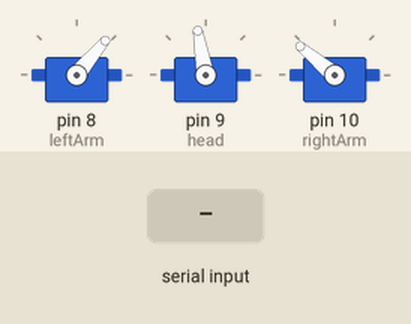
A sketch run on a simulated Arduino Uno, built with avr-gcc and run on an emulated ATmega328P. Parts: 3 × servo. Inputs (shaded band) come from the test bench.

Above: at 1.2 s.
1.3 s: "0\n" received over Serial
At 1.8 s:
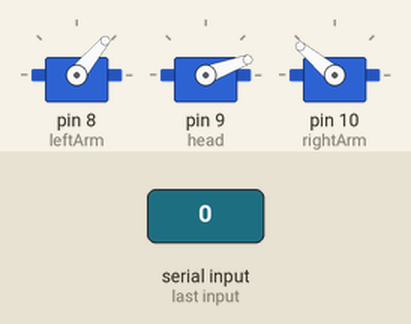
2.8 s: "1\n" received over Serial
At 4.0 s:
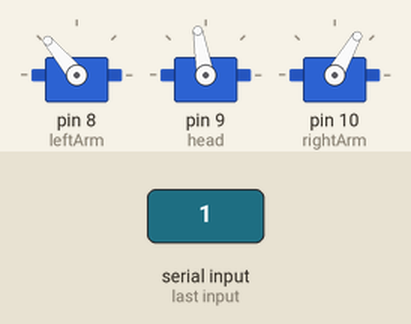
4.3 s: "2\n" received over Serial
At 5.3 s:
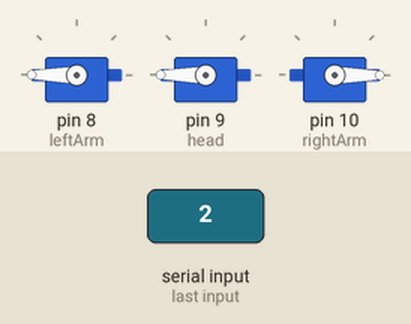
5.8 s: "1,90\n" received over Serial
At 6.4 s:
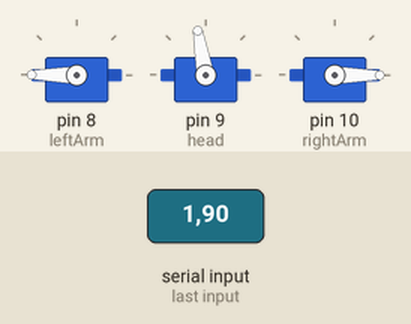
7.3 s: "1,90,45\n" received over Serial
At 7.6 s:
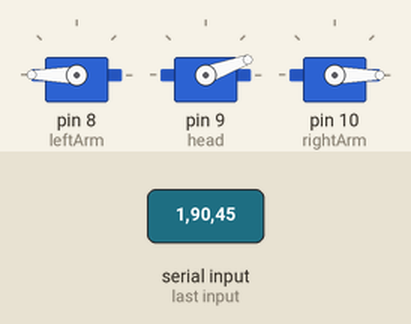
8.8 s: "30,150\n" received over Serial
At 9.9 s:
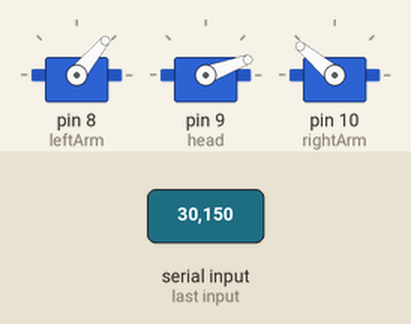
Timing chart, 0 to 11.3 s (numbered marks = the images above; inputs shaded):
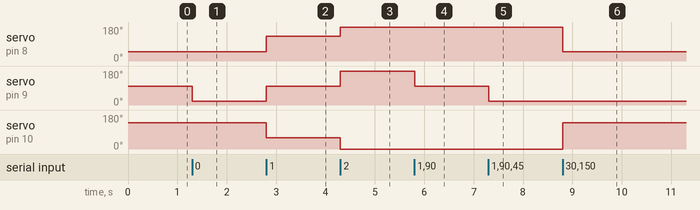

The sketch:

Robot.ino
```cpp
#include <Servo.h>
Servo leftArm;
Servo head;
Servo rightArm;

int leftArmDownAngle = 50;
int leftArmStraightAngle = 130;
int leftArmUpAngle = 180;

int rightArmDownAngle = 140;
int rightArmStraightAngle = 60;
int rightArmUpAngle = 0;

int headLeft = 20;
int headStraightAngle = 100;
int headRight = 180;

// default signals
int signals[3] = {leftArmDownAngle, headStraightAngle, rightArmDownAngle};

// available states (down, straight, up) for each part
int leftArmStates[3] = {leftArmDownAngle,leftArmStraightAngle,leftArmUpAngle};
int rightArmStates[3] = {rightArmDownAngle,rightArmStraightAngle,rightArmUpAngle};
int headStates[3] = {headLeft, headStraightAngle, headRight};

// incoming signal as string
String value;

// Function to ~ convert "1,20,300" to [1, 20, 300]
void setSignal(String message, int (&arr)[3]) {
  String part1 = message;
  String part2 = message;
  int commaIndex;
  for(int i = 0; i < 3; i++) {
     commaIndex = part1.indexOf(',');
     part1 = message.substring(0, commaIndex);
    message = message.substring(commaIndex+1);
    arr[i] = part1.toInt();
  }
  arr[2] = message.toInt();
}

// factor represents sensitivity for the decision of moving any part
int factor = 800;

// The following map functions, maps the signal into an angle
// (i.e. 0 = head->left  or arm->down, 1 = head->straight, etc..)

int mapHead(int x) {
  return map(x, 0.4*800, 0.6*300, headLeft, headRight);
}
int mapLeftArm(int x) {
  return map(x, 0, 0.6*factor, leftArmDownAngle, leftArmUpAngle);
}

int mapRightArm(int x) {
  return map(x, 0, 0.6*factor, rightArmDownAngle, rightArmUpAngle);
}


// The following 3 functions are used to move robot parts
// based on the received signal
// Implementation can be improved by generalizing a function
// to do the job of those 3 functions

void moveHead(int x) {
  if(x == 0) {
    head.write(headLeft);
  }
  else if(x == 1){
    head.write(headStraightAngle);
  }
  else if(x == 2){
    head.write(headRight);
  }

}


void moveLeftArm(int x) {
  if(x == 0) {
    leftArm.write(leftArmDownAngle);
  }
  else if(x == 1){
    leftArm.write(leftArmStraightAngle);
  }
  else if(x == 2){
    leftArm.write(leftArmUpAngle);
  }

}

void moveRightArm(int x) {
  if(x == 0) {
    rightArm.write(rightArmDownAngle);
  }
  else if(x == 1){
    rightArm.write(rightArmStraightAngle);
  }
  else if(x == 2){
    rightArm.write(rightArmUpAngle);
  }

}

void setup() {

  // Set pins
  leftArm.attach(8);
  head.attach(9);
  rightArm.attach(10);

  // Initialize robot pose (arms down, head straight)
  leftArm.write(leftArmDownAngle);
  head.write(headStraightAngle);
  rightArm.write(rightArmDownAngle);

  Serial.begin(115200);
  Serial.setTimeout(1);
}

void loop() {
  if(Serial.available() > 0){
   value = Serial.readString();

  setSignal(value, signals);

  moveLeftArm(signals[1]);
  moveHead(signals[0]);
  moveRightArm(signals[2]);
  }
}
```

Measured:
- after the input at 1.3 s, servo on pin 9 (head): 100° → 20° at once
- after the input at 2.8 s, servo on pin 8 (leftArm): 50° → 130° at once; servo on pin 9 (head): 20° → 100° at once; servo on pin 10 (rightArm): 140° → 60° at once
- after the input at 4.3 s, servo on pin 8 (leftArm): 130° → 180° at once; servo on pin 9 (head): 100° → 180° at once; servo on pin 10 (rightArm): 60° → 0° at once
- after the input at 5.8 s, servo on pin 9 (head): 180° → 100° at once
- after the input at 7.3 s, servo on pin 9 (head): 100° → 20° at once
- after the input at 8.8 s, servo on pin 8 (leftArm): 180° → 50° at once; servo on pin 10 (rightArm): 0° → 140° at once
